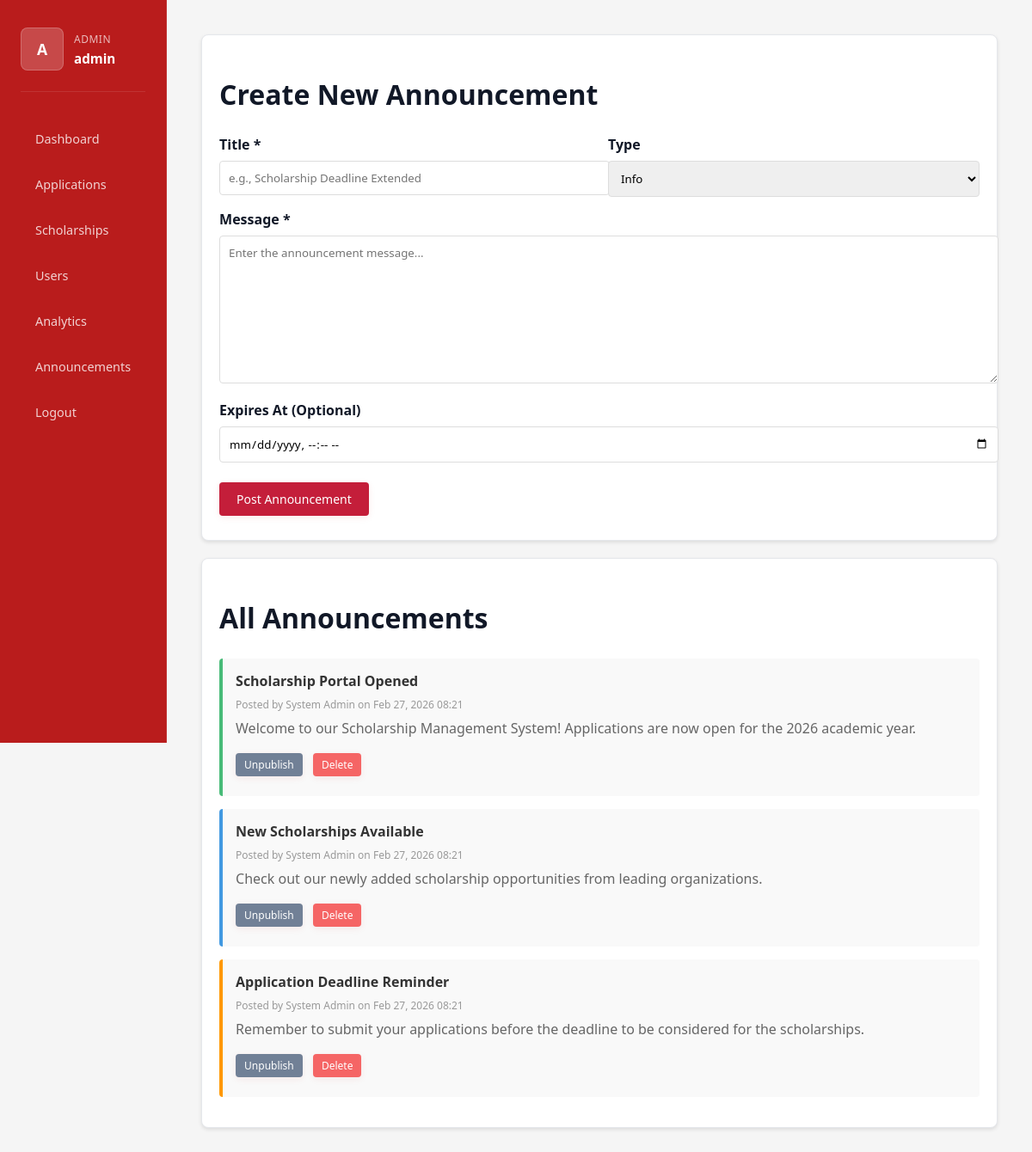
The page /admin/announcements.php (signed in) on the database its author committed.
### tables this page shows
CREATE TABLE IF NOT EXISTS announcements (
  id INT AUTO_INCREMENT PRIMARY KEY,
  title VARCHAR(255) NOT NULL,
  message TEXT NOT NULL,
  type ENUM('info','success','warning','urgent') DEFAULT 'info',
  created_by INT NOT NULL,
  published TINYINT(1) DEFAULT 1,
  published_at DATETIME DEFAULT CURRENT_TIMESTAMP,
  expires_at DATETIME,
  created_at DATETIME DEFAULT CURRENT_TIMESTAMP,
  updated_at DATETIME DEFAULT CURRENT_TIMESTAMP ON UPDATE CURRENT_TIMESTAMP,
  FOREIGN KEY (created_by) REFERENCES users(id) ON DELETE CASCADE,
  INDEX idx_published (published),
  INDEX idx_created_at (created_at)
);

CREATE TABLE IF NOT EXISTS users (
  id INT AUTO_INCREMENT PRIMARY KEY,
  username VARCHAR(100) NOT NULL UNIQUE,
  password VARCHAR(255) NOT NULL,
  first_name VARCHAR(100) NOT NULL,
  last_name VARCHAR(100) NOT NULL,
  email VARCHAR(150) NOT NULL UNIQUE,
  phone VARCHAR(50),
  address TEXT,
  role ENUM('admin','student','staff') DEFAULT 'student',
  active TINYINT(1) DEFAULT 1,
  email_verified TINYINT(1) DEFAULT 0,
  created_at DATETIME DEFAULT CURRENT_TIMESTAMP,
  updated_at DATETIME DEFAULT CURRENT_TIMESTAMP ON UPDATE CURRENT_TIMESTAMP,
  INDEX idx_email (email),
  INDEX idx_role (role),
  INDEX idx_active (active),
  INDEX idx_created_at (created_at)
);

### helpers/SecurityHelper.php (called while the page is built, shortened)
<?php
function sanitizeString($string) {
    return htmlspecialchars(trim($string), ENT_QUOTES, 'UTF-8');
}

### admin/announcements.php (the view, shortened to what this page needs)
<?php
require_once __DIR__ . '/../helpers/SecurityHelper.php';
$pdo = getPDO();
$announcements = $pdo->query("
    SELECT a.*, u.first_name, u.last_name
    FROM announcements a
    LEFT JOIN users u ON a.created_by = u.id
    ORDER BY a.published_at DESC
")->fetchAll(PDO::FETCH_ASSOC) ?: [];
?>
<!DOCTYPE html>
<html lang="en">
<head>
    <link rel="stylesheet" href="../assets/style.css">
    <link rel="stylesheet" href="../member/dashboard.css">
</head>
<body>
  <div class="dashboard-app">
    <aside class="sidebar">
      <div class="profile">
        <div class="avatar">A</div>
        <div>
          <div class="welcome">Admin</div>
          <div class="username"><?php echo htmlspecialchars($_SESSION['user']['username']); ?></div>
        </div>
      </div>
      <nav>
        <a href="dashboard.php">Dashboard</a>
        <a href="applications.php">Applications</a>
        <a href="scholarships.php">Scholarships</a>
        <a href="users.php">Users</a>
        <a href="analytics.php">Analytics</a>
        <a href="announcements.php">Announcements</a>
        <a href="../auth/logout.php">Logout</a>
      </nav>
    </aside>
    <main class="main">
      <div class="container">
        <div class="panel">
            <h2>Create New Announcement</h2>
            <form method="POST">
                <div class="form-row">
                    <div class="form-group">
                        <label>Title *</label>
                        <input type="text" name="title" required placeholder="e.g., Scholarship Deadline Extended">
                    </div>
                    <div class="form-group">
                        <label>Type</label>
                        <select name="type">
                            <option value="info">Info</option>
                        </select>
                    </div>
                </div>
                <div class="form-group">
                    <label>Message *</label>
                    <textarea name="message" required placeholder="Enter the announcement message..."></textarea>
                </div>
                <div class="form-group">
                    <label>Expires At (Optional)</label>
                    <input type="datetime-local" name="expires_at" placeholder="Leave blank for no expiration">
                </div>
                <button type="submit" class="btn btn-primary">Post Announcement</button>
            </form>
        </div>
        <div class="panel">
            <h2>All Announcements</h2>
            <?php if (!empty($announcements)): ?>
                <?php foreach ($announcements as $ann): ?>
                    <div class="announcement-item <?= $ann['type'] ?>">
                        <div class="announcement-title">
                            <?= sanitizeString($ann['title']) ?>
                        </div>
                        <div class="announcement-meta">
                            Posted by <?= sanitizeString($ann['first_name'] . ' ' . $ann['last_name']) ?> on <?= date('M d, Y H:i', strtotime($ann['published_at'])) ?>
                        </div>
                        <div class="announcement-message">
                            <?= nl2br(sanitizeString($ann['message'])) ?>
                        </div>
                        <div style="margin-top: 10px;">
                            <?php if ($ann['published']): ?>
                                <form style="display: inline;" method="POST" onsubmit="return confirm('Unpublish this announcement?');">
                                    <button type="submit" class="btn btn-secondary" style="padding: 5px 10px; font-size: 12px;">Unpublish</button>
                                </form>
                            <?php endif; ?>
                            <form style="display: inline;" method="POST" onsubmit="return confirm('Delete this announcement?');">
                                <button type="submit" class="btn btn-danger" style="padding: 5px 10px; font-size: 12px;">Delete</button>
                            </form>
                        </div>
                    </div>
                <?php endforeach; ?>
            <?php else: ?>
                <p>No announcements yet.</p>
            <?php endif; ?>
        </div>
      </div>
    </main>
  </div>
</body>
</html>

### assets/style.css (style rules this page uses)
.panel { background: #fff; padding: 2rem; border-radius: 16px; border: 1px solid #e5e7eb; box-shadow: 0 6px 24px rgba(185,28,28,0.08); transition: box-shadow 0.2s, border-color 0.2s; }
.btn { display: inline-block; padding: 0.9rem 2rem; border-radius: 8px; border: none; background: var(--primary); color: #fff; font-weight: 600; font-size: 1rem; cursor: pointer; box-shadow: 0 2px 8px rgba(185,28,28,0.08); transition: background 0.2s, box-shadow 0.2s, transform 0.2s; font-family: inherit; margin: 0.5rem 0.5rem 0.5rem 0; }
h2 { font-size: 2rem; font-weight: 600; }

### member/dashboard.css (style rules this page uses)
:root { --bg: #fef2f2; --card: #ffffff; --muted: #6b7280; --primary: #b91c1c; --primary-light: #dc2626; --accent: #ef4444; --border: #e5e7eb; --text-primary: #111827; --text-secondary: #6b7280; }
body { background: var(--bg); font-family: 'Inter', -apple-system, BlinkMacSystemFont, 'Segoe UI', sans-serif; color: var(--text-primary); margin: 0; padding: 0; -webkit-font-smoothing: antialiased; -moz-osx-font-smoothing: grayscale; }
.dashboard-app { min-height: 100vh; display: grid; grid-template-columns: 260px 1fr; }
.sidebar { background: var(--primary); color: white; padding: 2rem 1.5rem; border-right: 1px solid rgba(255, 255, 255, 0.1); position: sticky; top: 0; height: 100vh; overflow-y: auto; }
.profile { display: flex; align-items: center; gap: 0.75rem; margin-bottom: 2rem; padding-bottom: 1.5rem; border-bottom: 1px solid rgba(255, 255, 255, 0.1); }
.avatar { width: 48px; height: 48px; border-radius: 8px; background: rgba(255, 255, 255, 0.2); display: flex; align-items: center; justify-content: center; font-weight: 600; font-size: 1.1rem; color: white; border: 1px solid rgba(255, 255, 255, 0.2); }
.welcome { font-size: 0.75rem; color: rgba(255, 255, 255, 0.7); text-transform: uppercase; letter-spacing: 0.5px; margin-bottom: 0.25rem; }
.username { font-weight: 600; font-size: 0.95rem; color: white; }
.sidebar nav { margin-top: 1rem; }
.sidebar a { display: block; color: rgba(255, 255, 255, 0.8); padding: 0.75rem 1rem; border-radius: 6px; text-decoration: none; margin-bottom: 0.5rem; font-size: 0.9rem; font-weight: 500; transition: all 0.2s ease; border: 1px solid transparent; }
.main { padding: 2rem 2.5rem; max-width: 1400px; width: 100%; }
.panel { background: var(--card); padding: 1.5rem; border-radius: 8px; border: 1px solid var(--border); transition: all 0.2s ease; }
.btn { display: inline-block; padding: 0.75rem 1.5rem; border-radius: 6px; border: none; background: var(--primary); color: white; text-decoration: none; font-weight: 500; font-size: 0.95rem; cursor: pointer; transition: all 0.2s ease; font-family: inherit; }

### admin/announcements.php (style rules this page uses)
body { font-family: 'Segoe UI', sans-serif; background-color: #f5f5f5; }
.container { max-width: 1000px; margin: 0 auto; padding: 20px; }
.panel { background: white; padding: 20px; border-radius: 8px; box-shadow: 0 2px 4px rgba(0,0,0,0.1); margin-bottom: 20px; }
.form-group { margin-bottom: 15px; }
.form-group label { display: block; font-weight: bold; margin-bottom: 8px; }
.form-group input, .form-group textarea, .form-group select { width: 100%; padding: 10px; border: 1px solid #ddd; border-radius: 4px; font-family: inherit; }
.form-group textarea { resize: vertical; min-height: 150px; }
.btn { padding: 10px 20px; border: none; border-radius: 4px; cursor: pointer; font-size: 14px; text-decoration: none; display: inline-block; }
.btn-primary { background-color: #c41e3a; color: white; }
.btn-danger { background-color: #f56565; color: white; }
.btn-secondary { background-color: #718096; color: white; }
.announcement-item { padding: 15px; border-left: 4px solid #c41e3a; margin-bottom: 15px; background: #f9f9f9; border-radius: 4px; }
.announcement-item.info { border-left-color: #4299e1; }
.announcement-item.success { border-left-color: #48bb78; }
.announcement-item.warning { border-left-color: #ff9800; }
.announcement-title { font-weight: bold; color: #333; margin-bottom: 8px; }
.announcement-meta { font-size: 12px; color: #999; margin-bottom: 8px; }
.announcement-message { color: #666; margin-bottom: 10px; }
.form-row { display: grid; grid-template-columns: 1fr 1fr; gap: 20px; }
.dashboard-app { display: flex; min-height: 100vh; }
.main { flex: 1; padding: 20px; }

### rows shown on the page
announcements: title "Scholarship Portal Opened", created_by.last_name "System Admin", published_at "Feb 27, 2026 08:21", message "Welcome to our Scholarship Management System! Applications are now open for the 2026 academic year."
announcements: title "New Scholarships Available", created_by.last_name "System Admin", published_at "Feb 27, 2026 08:21", message "Check out our newly added scholarship opportunities from leading organizations."
announcements: title "Application Deadline Reminder", created_by.last_name "System Admin", published_at "Feb 27, 2026 08:21", message "Remember to submit your applications before the deadline to be considered for the scholarships."

### other values the page prints
$_SESSION['user']['username'] "admin"
